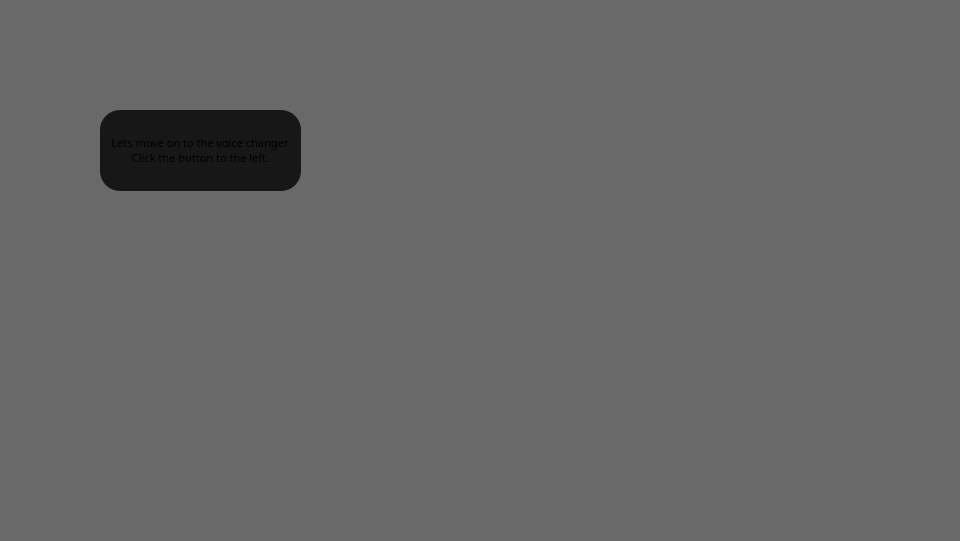
  <widget class="QGroupBox" name="slide_9">
   <property name="enabled">
    <bool>true</bool>
   </property>
   <property name="geometry">
    <rect>
     <x>0</x>
     <y>540</y>
     <width>960</width>
     <height>541</height>
    </rect>
   </property>
   <property name="styleSheet">
    <string notr="true">border: 0px;
background: transparent;</string>
   </property>
   <property name="title">
    <string/>
   </property>
   <widget class="QGroupBox" name="groupBox_11">
    <property name="geometry">
     <rect>
      <x>100</x>
      <y>110</y>
      <width>201</width>
      <height>81</height>
     </rect>
    </property>
    <property name="styleSheet">
     <string notr="true">QGroupBox {
	background: rgba(0, 0, 0, 200);
	border-radius: 20px;
}</string>
    </property>
    <property name="title">
     <string/>
    </property>
    <widget class="QLabel" name="label_28">
     <property name="geometry">
      <rect>
       <x>0</x>
       <y>4</y>
       <width>371</width>
       <height>51</height>
      </rect>
     </property>
     <property name="font">
      <font>
       <family>Cascadia Code</family>
       <pointsize>12</pointsize>
       <bold>true</bold>
      </font>
     </property>
     <property name="text">
      <string/>
     </property>
     <property name="alignment">
      <set>Qt::AlignCenter</set>
     </property>
     <property name="wordWrap">
      <bool>true</bool>
     </property>
     <property name="margin">
      <number>0</number>
     </property>
    </widget>
    <widget class="QLabel" name="label_29">
     <property name="geometry">
      <rect>
       <x>0</x>
       <y>10</y>
       <width>201</width>
       <height>61</height>
      </rect>
     </property>
     <property name="font">
      <font>
       <family>Cascadia Code</family>
       <pointsize>8</pointsize>
       <bold>false</bold>
      </font>
     </property>
     <property name="text">
      <string>Lets move on to the voice changer. Click the button to the left.</string>
     </property>
     <property name="alignment">
      <set>Qt::AlignCenter</set>
     </property>
     <property name="wordWrap">
      <bool>true</bool>
     </property>
     <property name="margin">
      <number>10</number>
     </property>
    </widget>
   </widget>
   <widget class="QWidget" name="widget_33" native="true">
    <property name="geometry">
     <rect>
      <x>0</x>
      <y>0</y>
      <width>960</width>
      <height>541</height>
     </rect>
    </property>
    <property name="styleSheet">
     <string notr="true">background: rgba(0, 0, 0, 150);</string>
    </property>
   </widget>
   <zorder>widget_33</zorder>
   <zorder>groupBox_11</zorder>
  </widget>
